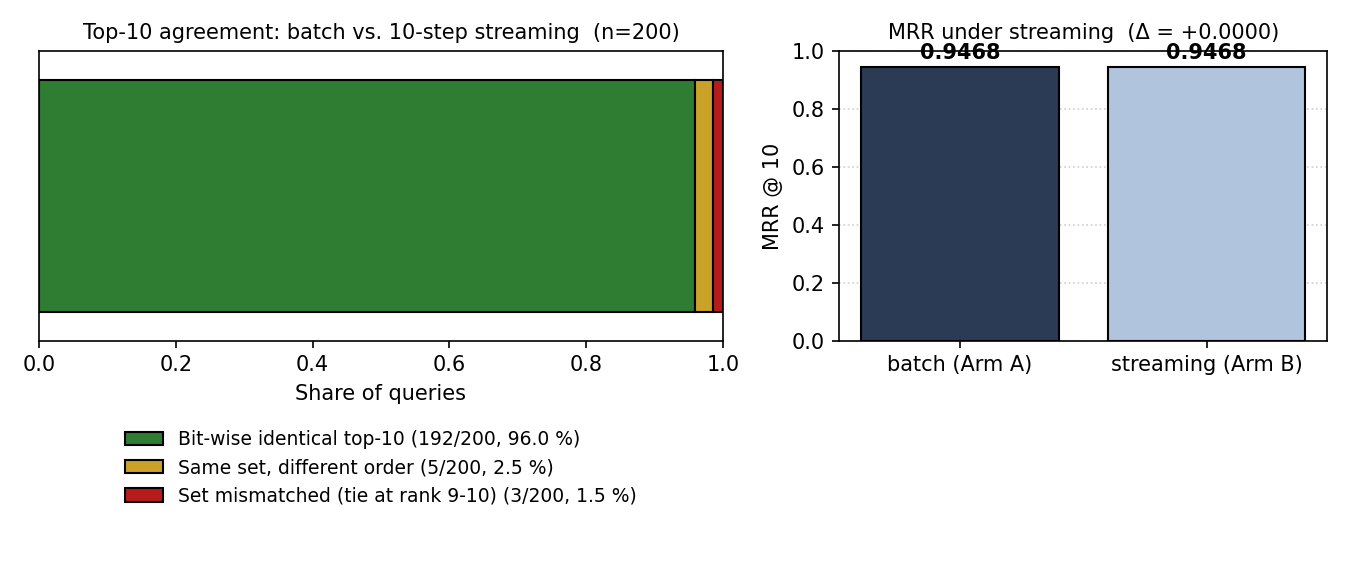

Write the Python code that produced this figure.
"""Figure: Empirical top-K set / order agreement between batch and
streaming ingest on Allganize RAG-ko (Section 3.4).

Reads ``examples/ablation/diagnostics/streaming_invariance.json``
produced by ``examples/ablation/streaming_experiment.py``.
Writes ``streaming_invariance.pdf`` and ``.png`` next to this file.
"""

from __future__ import annotations

import json
from pathlib import Path

import matplotlib.pyplot as plt

REPO_ROOT = Path(__file__).resolve().parents[3]
HERE = Path(__file__).parent
INPUT = REPO_ROOT / "examples" / "ablation" / "diagnostics" / "streaming_invariance.json"


def main() -> None:
    with open(INPUT, encoding="utf-8") as f:
        r = json.load(f)

    total = r["n_queries"]
    bit_identical = r["bitwise_identical_topk"]
    same_set = r["same_set_different_order"]
    mismatched = r["set_mismatched"]
    top1 = r["top1_match"]

    fig, (ax_top, ax_mrr) = plt.subplots(
        1, 2, figsize=(9, 3.8), gridspec_kw={"width_ratios": [1.4, 1.0]}
    )

    # Left: stacked bar showing top-10 agreement types
    shares = {
        "Bit-wise identical top-10": bit_identical / total,
        "Same set, different order": same_set / total,
        "Set mismatched (tie at rank 9-10)": mismatched / total,
    }
    left = 0.0
    colors = ["#2e7d32", "#c9a227", "#b71c1c"]
    for (label, pct), color in zip(shares.items(), colors):
        ax_top.barh(
            0,
            pct,
            left=left,
            color=color,
            edgecolor="black",
            label=f"{label} ({int(pct * total)}/{total}, {pct * 100:.1f} %)",
        )
        left += pct
    ax_top.set_xlim(0, 1)
    ax_top.set_ylim(-0.5, 0.5)
    ax_top.set_yticks([])
    ax_top.set_xlabel("Share of queries")
    ax_top.set_title(
        f"Top-10 agreement: batch vs. 10-step streaming  (n={total})",
        fontsize=10,
    )
    ax_top.legend(frameon=False, loc="upper center", bbox_to_anchor=(0.5, -0.25), ncol=1, fontsize=9)

    # Right: MRR side-by-side
    mrr_vals = [r["mrr_batch"], r["mrr_streaming"]]
    ax_mrr.bar(
        ["batch (Arm A)", "streaming (Arm B)"],
        mrr_vals,
        color=["#2b3a55", "#b0c4de"],
        edgecolor="black",
    )
    for i, v in enumerate(mrr_vals):
        ax_mrr.annotate(
            f"{v:.4f}",
            xy=(i, v),
            xytext=(0, 4),
            textcoords="offset points",
            ha="center",
            fontsize=10,
            weight="bold",
        )
    ax_mrr.set_ylim(0, 1.0)
    ax_mrr.yaxis.grid(True, linestyle=":", alpha=0.6)
    ax_mrr.set_axisbelow(True)
    ax_mrr.set_ylabel("MRR @ 10")
    ax_mrr.set_title(
        f"MRR under streaming  (Δ = {r['mrr_delta']:+.4f})", fontsize=10
    )

    fig.tight_layout()
    fig.savefig(HERE / "streaming_invariance.pdf")
    fig.savefig(HERE / "streaming_invariance.png", dpi=150)
    print(f"Wrote {HERE / 'streaming_invariance.pdf'}")
    print(f"Wrote {HERE / 'streaming_invariance.png'}")


if __name__ == "__main__":
    main()
